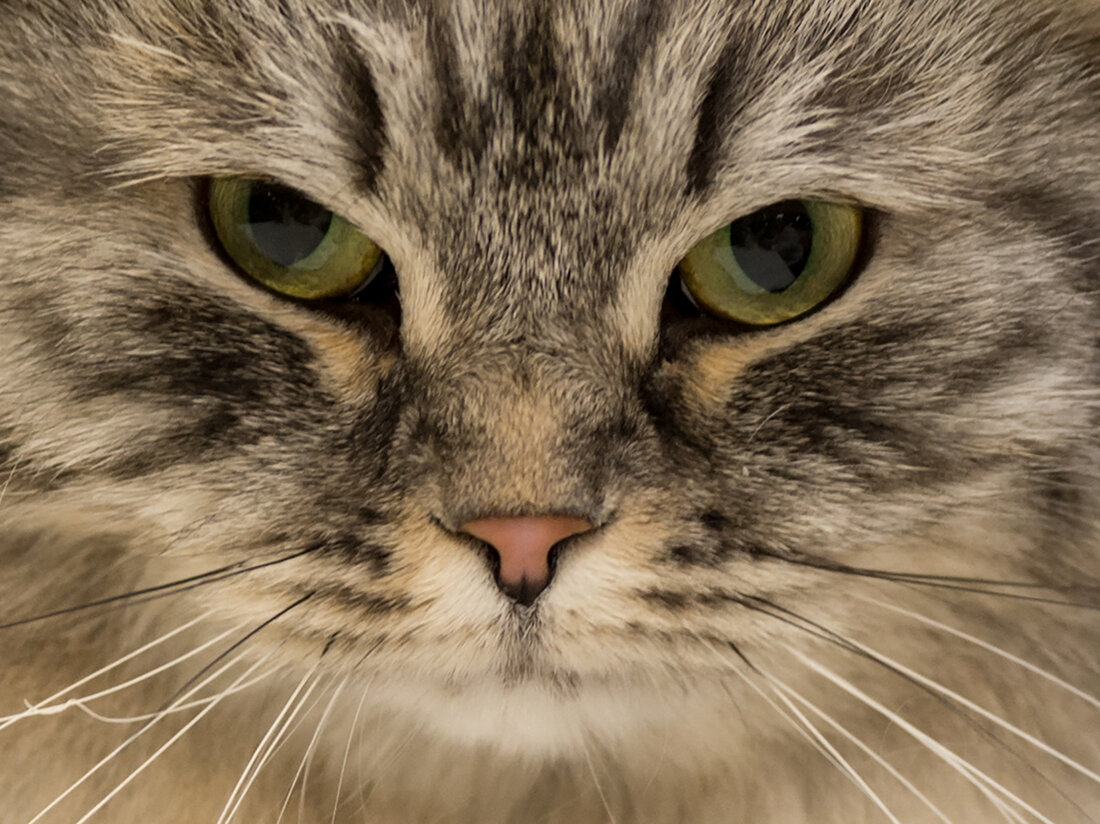
#> input picture photos/secondcat.png, 1100 x 824 px, found by its file name
$ python '08 colorSpaces.py'
#> lines starting #> are read from the running program, lines starting #| are printed output that depends on the picture
import cv2 as cv

# 08 Color Spaces
import matplotlib.pyplot as plt
#BGR is opencv default way of reading in images
#how to switch between color spaces in open cv
#rgb, grayscale, hsv, lab and all those are color spaces
#opencv reads in images in a BGR format (blue, green, red) thats not the system
#used outside of opencv. outside opencv RBG is used
#if you wee o disply the img image in  pyhton librayry thats not open cv
#you will see an inversion of colors

img=cv.imread('Photos/secondcat.png')
#> img is the input picture: shape (824, 1100, 3); mean B, G, R 87, 111.8, 131
cv.imshow('Cats', img)

#BGR image to grayscale
gray = cv.cvtColor(img, cv.COLOR_BGR2GRAY)
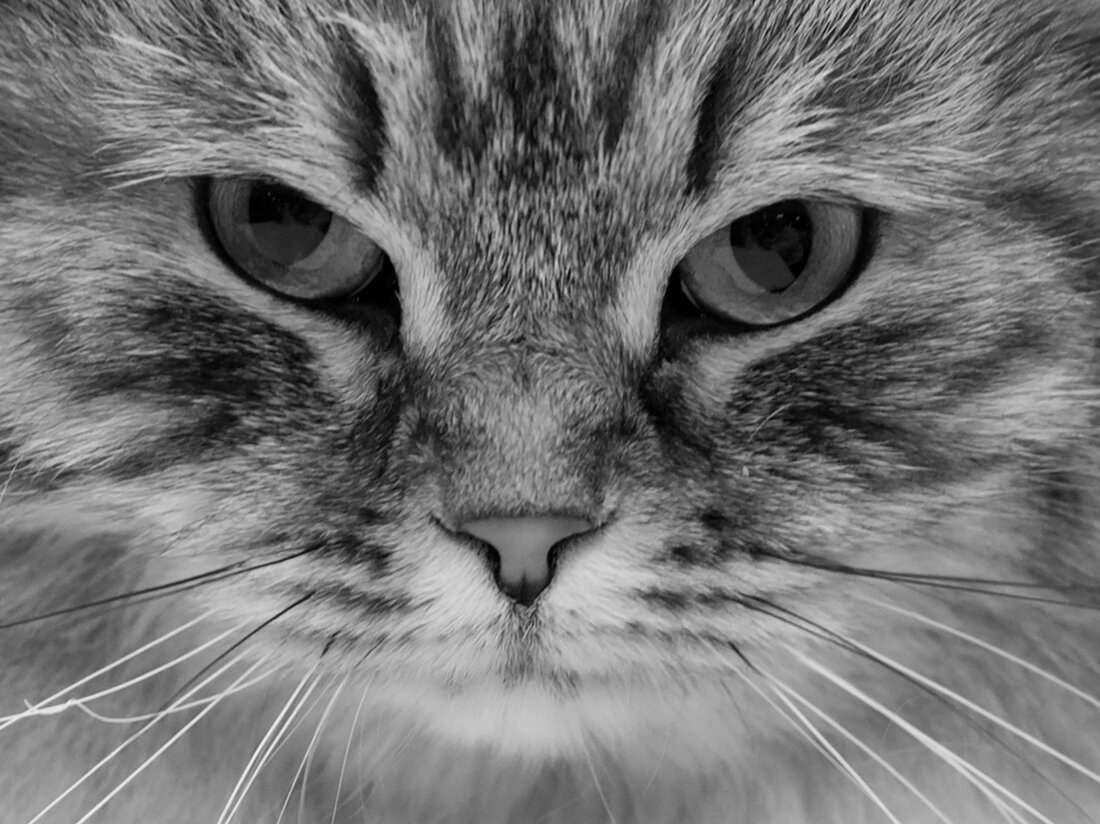
#> gray: shape (824, 1100); min 0, max 247, mean 114.7
#cv.imshow('Gray', gray)

#BBR to HSV (hue saturation value) hsv is based on how humans think an can see with color
hsv=cv.cvtColor(img, cv.COLOR_BGR2HSV)
#> hsv: shape (824, 1100, 3); mean H, S, V 16.8, 92.8, 131
#cv.imshow('HSV', hsv)

#BGR to LAB(L*A*B) - kind of looks like a washed down HSV image
lab=cv.cvtColor(img, cv.COLOR_BGR2LAB)
#> lab: shape (824, 1100, 3); mean of channels 0, 1, 2 121.8, 131.7, 144.5
#cv.imshow('LAB', lab)

#Grayscale to HSV & Grayscale to LAB - cant be done directly
    #Grayscale-->BGR--->HSV
    #Grayscale--BGR-->LAB
#HSV to BGR
hsv_bgr=cv.cvtColor(hsv, cv.COLOR_HSV2BGR)
cv.imshow('HSV --> BGR',hsv_bgr )

#LAB to BGR
lab_bgr=cv.cvtColor(lab, cv.COLOR_LAB2BGR)
cv.imshow('LAB --> BGR',lab_bgr )

#KEEP IN MIND WHEN WORKING WITH LIBRARIES OUTSIDE OPENCV, INVERSION OF COLORS MAY OCCUR
#display this image varible, you will notice that the image displayed with plt
#is very different from the original image, this is because opencv is displaying a BGR
#as it normally would. but if you display this in matplotlib, matplotlib does not know this
#is a BGR image and displays the image as if it is an RGB image, thats why matplotlib
#shows the colors as inverted. Shows Red as blue. blue as red.
#plt.imshow(img)
#plt.show()

#BGR to RGB (BGR and RGB are inverse of one another)
#rgb=cv.cvtColor(img, cv.COLOR_BGR2RGB)       #pass in <image>, <color code>
#cv.imshow('RGB', rgb)

#so here we provide open cv an rbg image, it assumes its a BGR image and thats why you get a color inversion.
#we pass in Rgb to matplotlib and matplot libs default is rgb so it display the correct coloring
#plt.imshow(rgb)
#plt.show()

cv.waitKey(0)

$ run again, with photos/firstcat.png copied over photos/secondcat.png
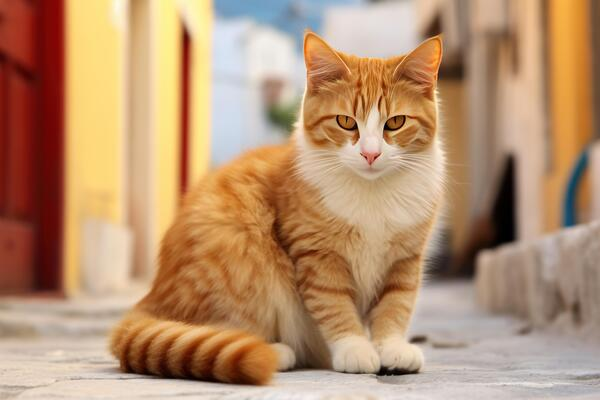
#> input picture photos/firstcat.png, 600 x 400 px, found by its file name
#> img is the input picture: shape (400, 600, 3); mean B, G, R 112, 145.3, 183.5
#> `gray = cv.cvtColor(img, cv.COLOR_BGR2GRAY)`:
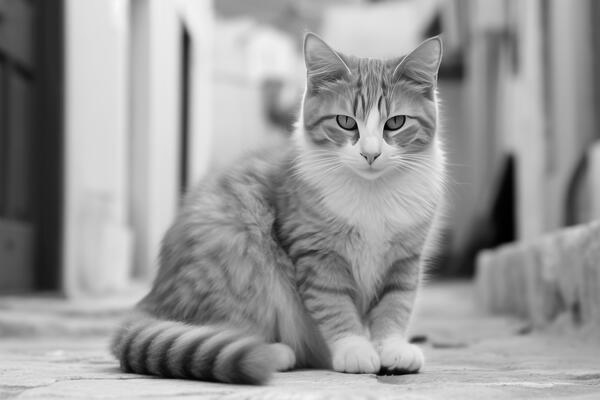
#> gray: shape (400, 600); min 0, max 250, mean 153
#> hsv: shape (400, 600, 3); mean H, S, V 19.8, 110, 184.8
#> lab: shape (400, 600, 3); mean of channels 0, 1, 2 160.8, 139, 152

$ run again, with photos/fourthcat.png copied over photos/secondcat.png
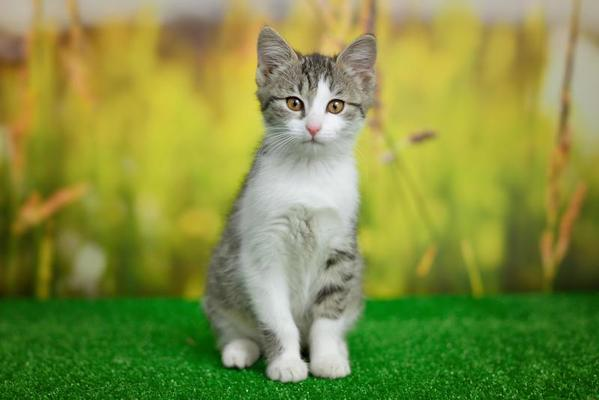
#> input picture photos/fourthcat.png, 599 x 400 px, found by its file name
#> img is the input picture: shape (400, 599, 3); mean B, G, R 66, 142.6, 129.7
#> `gray = cv.cvtColor(img, cv.COLOR_BGR2GRAY)`:
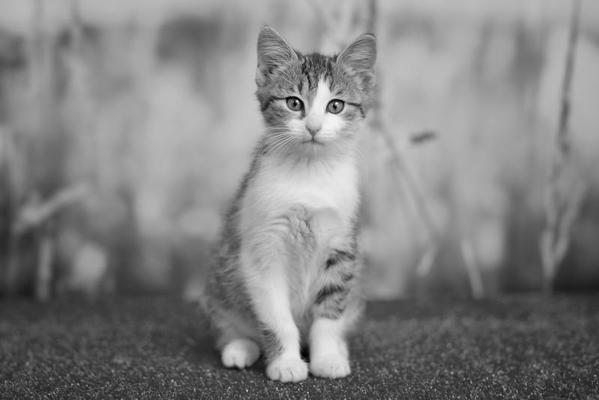
#> gray: shape (400, 599); min 0, max 250, mean 130
#> hsv: shape (400, 599, 3); mean H, S, V 37.1, 151.7, 149.1
#> lab: shape (400, 599, 3); mean of channels 0, 1, 2 145.4, 113.6, 165.8

$ run again, with photos/group_1.png copied over photos/secondcat.png
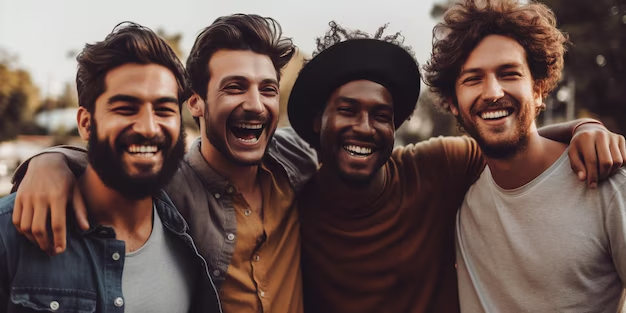
#> input picture photos/group_1.png, 626 x 313 px, found by its file name
#> img is the input picture: shape (313, 626, 3); mean B, G, R 77.8, 83.1, 103.8
#> `gray = cv.cvtColor(img, cv.COLOR_BGR2GRAY)`:
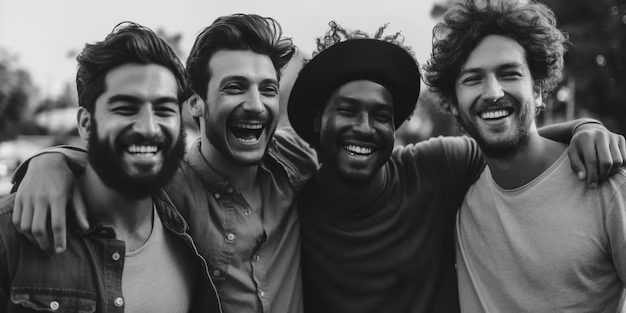
#> gray: shape (313, 626); min 0, max 236, mean 88.7
#> hsv: shape (313, 626, 3); mean H, S, V 67.4, 79.4, 104.4
#> lab: shape (313, 626, 3); mean of channels 0, 1, 2 91.7, 136.4, 134.3
